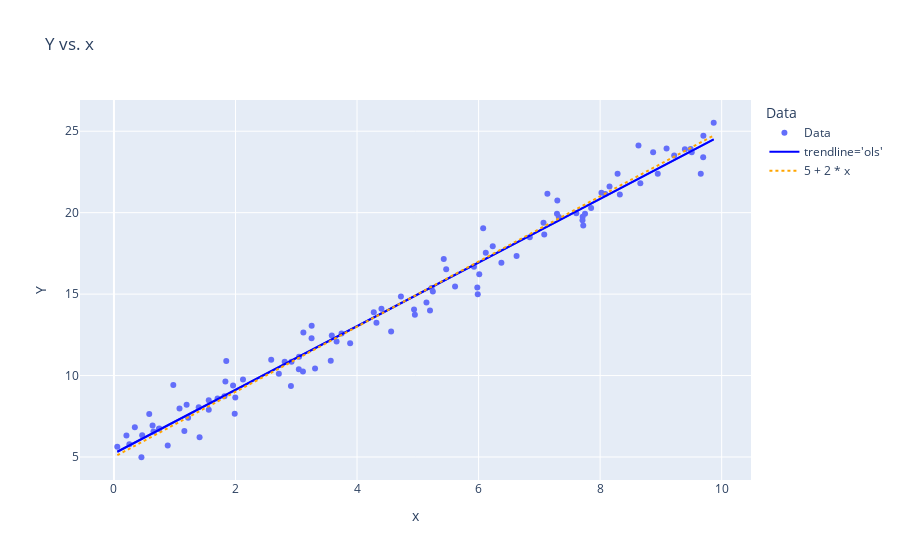

Notebook code cell kept with this figure:
### Markdown cell above
### 3. Add the line from Question 1 on the figure of Question 2 and explain the difference between the nature of the two lines in your own words; *but, hint though: simulation of random sampling variation*<br>

<details class="details-example"><summary style="color:blue"><u>Further Guidance</u></summary>

> _This question is effectively asking you to explain what the combined code you produced for Questions 1 and 2 is trying to demonstrate overall. If you're working with a ChatBot (as expected), giving these two sets of code as context, and asking what the purpose of comparing these lines could be would be a way to get some help in formulating your answer_
> 
> _The graphical visualization aspect of this question could be accomplished by appending the following code to the code provided in Question 2._
> 
> ```python
> # what does this add onto the figure in constrast to `trendline='ols'`?
> x_range = np.array([df['x'].min(), df['x'].max()])
> # beta0 and beta1 are assumed to be defined
> y_line = beta0 + beta1 * x_range
> fig.add_scatter(x=x_range, y=y_line, mode='lines',
>                 name=str(beta0)+' + '+str(beta1)+' * x', 
>                 line=dict(dash='dot', color='orange'))
>
> fig.show() # USE `fig.show(renderer="png")` FOR ALL GitHub and MarkUs SUBMISSIONS
> ```
> 
> _The right way to interactively "see" the answer to this question is to repeatedly create different dataset **simulations** using your theoretical model and the corresponding fitted models, and repeatedly visualize the data and the two lines over and over... this would be as easy as rerunning a single cell containing your simulation and visualization code..._
>    
> ---
> 
> _Don't forget to ask for summaries of all your different ChatBot sessions and organize and paste these into your homework notebook (including link(s) to chat log histories if you're using ChatBot) But if you're using the STA130 custom NBLM ChatBot, you'll only be able to ask for summaries, of course!_  
</details>

### Code cell
# what does this add onto the figure in constrast to `trendline='ols'`?
x_range = np.array([df['x'].min(), df['x'].max()])
# beta0 and beta1 are assumed to be defined
y_line = beta0 + beta1 * x_range
fig.add_scatter(x=x_range, y=y_line, mode='lines',
                name=str(beta0)+' + '+str(beta1)+' * x', 
                line=dict(dash='dot', color='orange'))

fig.show() # USE `fig.show(renderer="png")` FOR ALL GitHub and MarkUs SUBMISSIONS

### Figure 1 — Plotly figure (JSON) as saved in the notebook; plotly's stock layout.template omitted (floating-point values rounded to 4 significant figures)
{"data": [{"hovertemplate": "Data=Data<br>x=%{x}<br>Y=%{y}<extra></extra>", "legendgroup": "Data", "marker": {"color": "#636efa", "symbol": "circle"}, "mode": "markers", "name": "Data", "orientation": "v", "showlegend": true, "type": "scatter", "x": [3.745, 9.507, 7.32, 5.987, 1.56, 1.56, 0.5808, 8.662, 6.011, 7.081, 0.2058, 9.699, 8.324, 2.123, 1.818, 1.834, 3.042, 5.248, 4.319, 2.912, 6.119, 1.395, 2.921, 3.664, 4.561, 7.852, 1.997, 5.142, 5.924, 0.4645, 6.075, 1.705, 0.6505, 9.489, 9.656, 8.084, 3.046, 0.9767, 6.842, 4.402, 1.22, 4.952, 0.3439, 9.093, 2.588, 6.625, 3.117, 5.201, 5.467, 1.849, 9.696, 7.751, 9.395, 8.948, 5.979, 9.219, 0.8849, 1.96, 0.4523, 3.253, 3.887, 2.713, 8.287, 3.568, 2.809, 5.427, 1.409, 8.022, 0.7455, 9.869, 7.722, 1.987, 0.05522, 8.155, 7.069, 7.29, 7.713, 0.7404, 3.585, 1.159, 8.631, 6.233, 3.309, 0.6356, 3.11, 3.252, 7.296, 6.376, 8.872, 4.722, 1.196, 7.132, 7.608, 5.613, 7.71, 4.938, 5.227, 4.275, 0.2542, 1.079], "xaxis": "x", "y": [12.58, 23.72, 19.73, 14.99, 7.901, 8.477, 7.64, 21.81, 16.21, 18.66, 6.327, 24.73, 21.12, 9.76, 8.734, 9.637, 10.38, 15.17, 13.25, 9.361, 17.53, 8.051, 10.85, 12.09, 12.71, 20.28, 8.651, 14.48, 16.69, 6.333, 19.04, 8.585, 6.559, 23.9, 22.39, 21.14, 11.15, 9.417, 18.49, 14.1, 7.406, 13.73, 6.831, 23.94, 10.97, 17.34, 12.64, 14.0, 16.52, 10.89, 23.4, 19.94, 23.89, 22.39, 15.41, 23.51, 5.708, 9.393, 4.985, 13.06, 11.99, 10.1, 22.39, 10.9, 10.85, 17.16, 6.211, 21.23, 6.751, 25.52, 19.21, 7.654, 5.632, 21.61, 19.39, 19.93, 19.75, 6.713, 12.46, 6.603, 24.13, 17.94, 10.43, 6.928, 10.24, 12.29, 20.75, 16.93, 23.71, 14.86, 8.214, 21.16, 19.97, 15.47, 19.53, 14.06, 15.38, 13.89, 5.785, 7.985], "yaxis": "y"}, {"hovertemplate": "<b>OLS trendline</b><br>Y = 1.95402 * x + 5.2151<br>R<sup>2</sup>=0.976457<br><br>Data=Data<br>x=%{x}<br>Y=%{y} <b>(trend)</b><extra></extra>", "legendgroup": "Data", "marker": {"color": "#636efa", "symbol": "circle"}, "mode": "lines", "name": "Data", "showlegend": false, "type": "scatter", "x": [0.05522, 0.2058, 0.2542, 0.3439, 0.4523, 0.4645, 0.5808, 0.6356, 0.6505, 0.7404, 0.7455, 0.8849, 0.9767, 1.079, 1.159, 1.196, 1.22, 1.395, 1.409, 1.56, 1.56, 1.705, 1.818, 1.834, 1.849, 1.96, 1.987, 1.997, 2.123, 2.588, 2.713, 2.809, 2.912, 2.921, 3.042, 3.046, 3.11, 3.117, 3.252, 3.253, 3.309, 3.568, 3.585, 3.664, 3.745, 3.887, 4.275, 4.319, 4.402, 4.561, 4.722, 4.938, 4.952, 5.142, 5.201, 5.227, 5.248, 5.427, 5.467, 5.613, 5.924, 5.979, 5.987, 6.011, 6.075, 6.119, 6.233, 6.376, 6.625, 6.842, 7.069, 7.081, 7.132, 7.29, 7.296, 7.32, 7.608, 7.71, 7.713, 7.722, 7.751, 7.852, 8.022, 8.084, 8.155, 8.287, 8.324, 8.631, 8.662, 8.872, 8.948, 9.093, 9.219, 9.395, 9.489, 9.507, 9.656, 9.696, 9.699, 9.869], "xaxis": "x", "y": [5.323, 5.617, 5.712, 5.887, 6.099, 6.123, 6.35, 6.457, 6.486, 6.662, 6.672, 6.944, 7.124, 7.323, 7.479, 7.552, 7.6, 7.941, 7.969, 8.263, 8.264, 8.547, 8.768, 8.799, 8.827, 9.045, 9.098, 9.117, 9.364, 10.27, 10.52, 10.7, 10.91, 10.92, 11.16, 11.17, 11.29, 11.31, 11.57, 11.57, 11.68, 12.19, 12.22, 12.37, 12.53, 12.81, 13.57, 13.66, 13.82, 14.13, 14.44, 14.86, 14.89, 15.26, 15.38, 15.43, 15.47, 15.82, 15.9, 16.18, 16.79, 16.9, 16.91, 16.96, 17.09, 17.17, 17.39, 17.67, 18.16, 18.59, 19.03, 19.05, 19.15, 19.46, 19.47, 19.52, 20.08, 20.28, 20.29, 20.3, 20.36, 20.56, 20.89, 21.01, 21.15, 21.41, 21.48, 22.08, 22.14, 22.55, 22.7, 22.98, 23.23, 23.57, 23.76, 23.79, 24.08, 24.16, 24.17, 24.5], "yaxis": "y"}, {"line": {"color": "blue"}, "name": "trendline='ols'", "type": "scatter", "x": [3.745, 9.507, 7.32, 5.987, 1.56, 1.56, 0.5808, 8.662, 6.011, 7.081, 0.2058, 9.699, 8.324, 2.123, 1.818, 1.834, 3.042, 5.248, 4.319, 2.912, 6.119, 1.395, 2.921, 3.664, 4.561, 7.852, 1.997, 5.142, 5.924, 0.4645, 6.075, 1.705, 0.6505, 9.489, 9.656, 8.084, 3.046, 0.9767, 6.842, 4.402, 1.22, 4.952, 0.3439, 9.093, 2.588, 6.625, 3.117, 5.201, 5.467, 1.849, 9.696, 7.751, 9.395, 8.948, 5.979, 9.219, 0.8849, 1.96, 0.4523, 3.253, 3.887, 2.713, 8.287, 3.568, 2.809, 5.427, 1.409, 8.022, 0.7455, 9.869, 7.722, 1.987, 0.05522, 8.155, 7.069, 7.29, 7.713, 0.7404, 3.585, 1.159, 8.631, 6.233, 3.309, 0.6356, 3.11, 3.252, 7.296, 6.376, 8.872, 4.722, 1.196, 7.132, 7.608, 5.613, 7.71, 4.938, 5.227, 4.275, 0.2542, 1.079], "y": [12.53, 23.79, 19.52, 16.91, 8.264, 8.263, 6.35, 22.14, 16.96, 19.05, 5.617, 24.17, 21.48, 9.364, 8.768, 8.799, 11.16, 15.47, 13.66, 10.91, 17.17, 7.941, 10.92, 12.37, 14.13, 20.56, 9.117, 15.26, 16.79, 6.123, 17.09, 8.547, 6.486, 23.76, 24.08, 21.01, 11.17, 7.124, 18.59, 13.82, 7.6, 14.89, 5.887, 22.98, 10.27, 18.16, 11.31, 15.38, 15.9, 8.827, 24.16, 20.36, 23.57, 22.7, 16.9, 23.23, 6.944, 9.045, 6.099, 11.57, 12.81, 10.52, 21.41, 12.19, 10.7, 15.82, 7.969, 20.89, 6.672, 24.5, 20.3, 9.098, 5.323, 21.15, 19.03, 19.46, 20.29, 6.662, 12.22, 7.479, 22.08, 17.39, 11.68, 6.457, 11.29, 11.57, 19.47, 17.67, 22.55, 14.44, 7.552, 19.15, 20.08, 16.18, 20.28, 14.86, 15.43, 13.57, 5.712, 7.323]}, {"line": {"color": "orange", "dash": "dot"}, "mode": "lines", "name": "5 + 2 * x", "type": "scatter", "x": [0.05522, 9.869], "y": [5.11, 24.74]}], "layout": {"legend": {"title": {"text": "Data"}, "tracegroupgap": 0}, "title": {"text": "Y vs. x"}, "xaxis": {"anchor": "y", "domain": [0, 1], "title": {"text": "x"}}, "yaxis": {"anchor": "x", "domain": [0, 1], "title": {"text": "Y"}}}}
